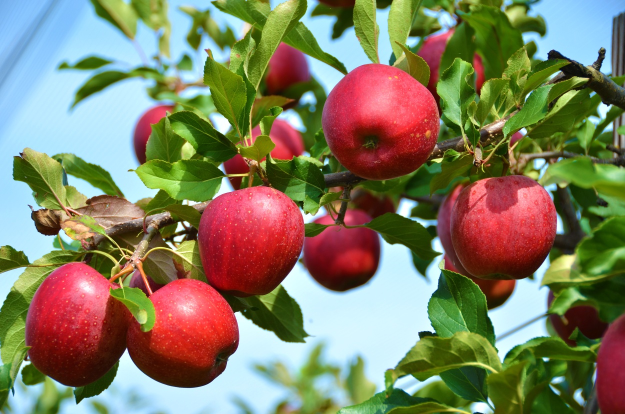
#> input picture apples.jpg, 1250 x 828 px (shown at 1/2 size)
$ python 4-1cannyedge.py
#> lines starting #> are read from the running program, lines starting #| are printed output that depends on the picture; after the words box and inside, x2 and y2 are one past the last pixel; in counts of white or black regions, pixels touching at a corner belong together
import cv2 as cv

src = cv.imread('apples.jpg', cv.IMREAD_GRAYSCALE)
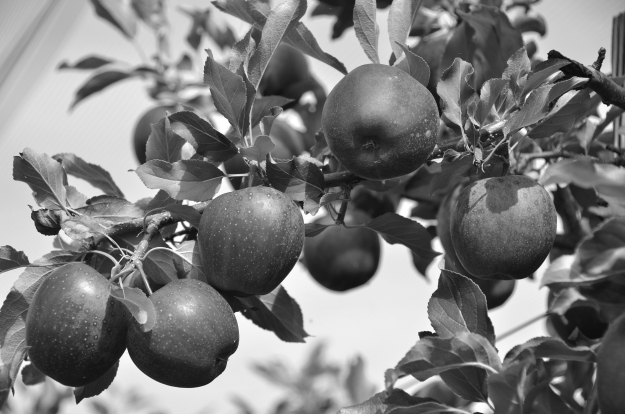
#> src: shape (828, 1250) (shown at 1/2 size); min 7, max 255, mean 123.8
rows, cols = src.shape[0:2]
#> rows = 828; cols = 1250

src = cv.resize(src, (int(cols*0.5), int(rows*0.5)), interpolation=cv.INTER_CUBIC)
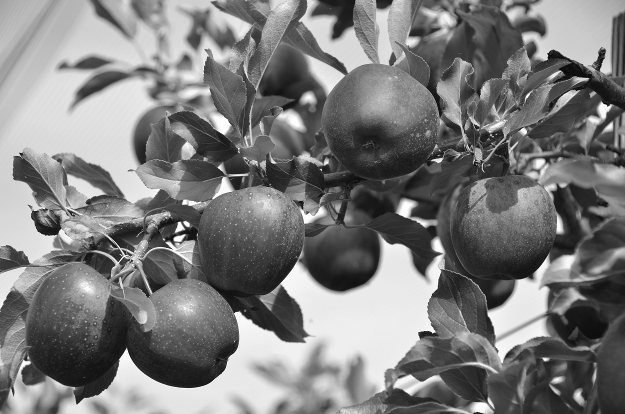
#> src: shape (414, 625); min 7, max 255, mean 123.8

# canny edge
dst = cv.Canny(src, 50, 150)
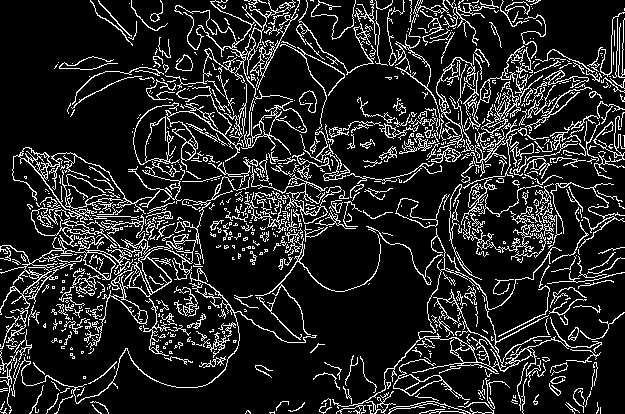
#> dst: shape (414, 625); 14.2% white in thin lines or dots

cv.imshow('src', src)
cv.imshow('dst', dst)
cv.waitKey(0)
cv.destroyAllWindows()
